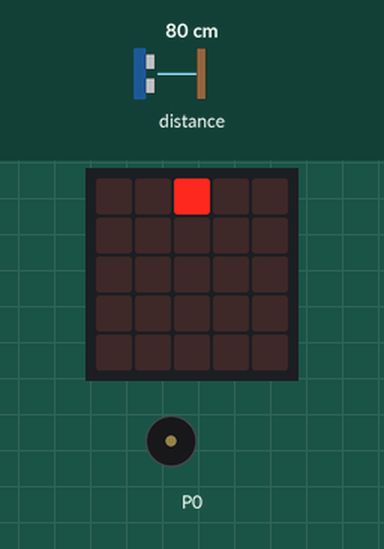
Simulated run of this program. Board: BBC micro:bit (MakeCode). On the bench: the board's 5×5 LED display, buzzer (waves = sounding). The test bench sets the inputs (shaded band); at power-on: distance to the obstacle 80 cm.

Above: at 0.1 s.
At 3.9 s:
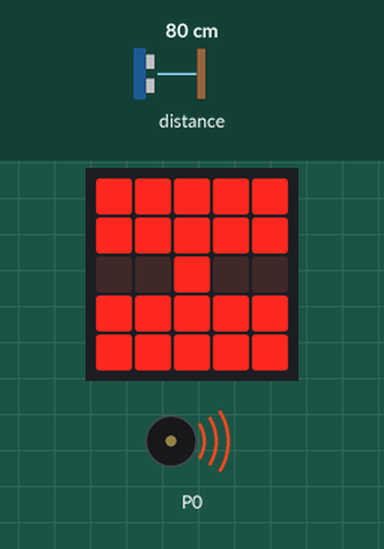
4.5 s: distance to the obstacle set to 95 cm
6.2 s: distance to the obstacle set to 104 cm
At 6.29 s:
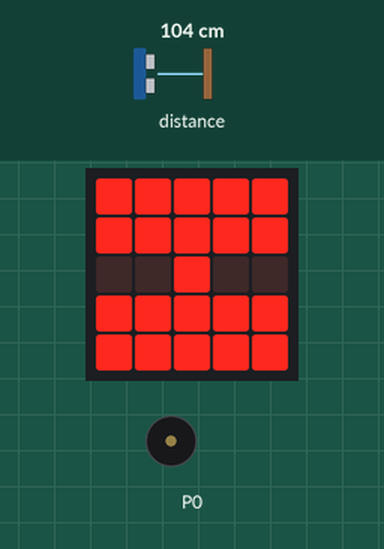
Timing chart, 0 to 14.4 s (numbered marks = the images above; inputs shaded):
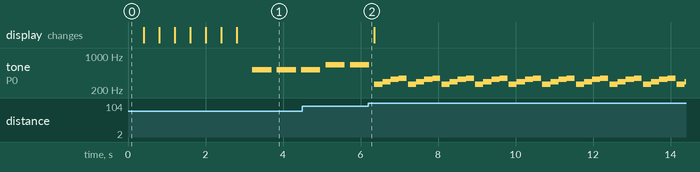

The program:

main.ts
```typescript
/**
 * HECTOR MORENO
 *
 * S2A
 */
let distancia = 0
basic.showLeds(`
    . . # . .
    . . . . .
    . . . . .
    . . . . .
    . . . . .
    `)
basic.showLeds(`
    . # # # .
    . . # . .
    . . . . .
    . . . . .
    . . . . .
    `)
basic.showLeds(`
    . # # # .
    . # # # .
    . . # . .
    . . . . .
    . . . . .
    `)
basic.showLeds(`
    . # # # .
    . # # # .
    . # # # .
    . . # . .
    . . . . .
    `)
basic.showLeds(`
    # . . . #
    . # # # .
    . # # # .
    . # # # .
    . . # . .
    `)
basic.showLeds(`
    . . . . .
    # . . . #
    # # # # #
    . # # # .
    . # # # .
    `)
basic.showLeds(`
    # . # . #
    . # # # .
    # # # # #
    . # # # .
    # . # . #
    `)
basic.showLeds(`
    # # # # #
    # # # # #
    . . # . .
    # # # # #
    # # # # #
    `)
basic.forever(function () {
    distancia = sonar.ping(
    DigitalPin.P2,
    DigitalPin.P1,
    PingUnit.Centimeters
    )
    if (distancia != 0) {
        if (distancia <= 10) {
            music.playTone(262, music.beat(BeatFraction.Whole))
            basic.pause(100)
        } else if (distancia <= 20) {
            music.playTone(294, music.beat(BeatFraction.Whole))
            basic.pause(100)
        } else if (distancia <= 30) {
            music.playTone(330, music.beat(BeatFraction.Whole))
            basic.pause(100)
        } else if (distancia <= 40) {
            music.playTone(349, music.beat(BeatFraction.Whole))
            basic.pause(100)
        } else if (distancia <= 50) {
            music.playTone(392, music.beat(BeatFraction.Whole))
            basic.pause(100)
        } else if (distancia <= 60) {
            music.playTone(440, music.beat(BeatFraction.Whole))
            basic.pause(100)
        } else if (distancia <= 70) {
            music.playTone(494, music.beat(BeatFraction.Whole))
            basic.pause(100)
        } else if (distancia <= 80) {
            music.playTone(523, music.beat(BeatFraction.Whole))
            basic.pause(100)
        } else if (distancia <= 90) {
            music.playTone(587, music.beat(BeatFraction.Whole))
            basic.pause(100)
        } else if (distancia <= 100) {
            music.playTone(659, music.beat(BeatFraction.Whole))
            basic.pause(100)
        } else if (false) {

        } else {
            basic.clearScreen()
            music.playMelody("C C D D E E F F ", 600)
        }
    }
})
```

test.ts
```typescript
// aquí va el archivo "tests"; esto no se compilará cuando este paquete se utilice como una extensión.
```

Measured:
- the behaviour switches between 100 and 101 cm on distance to the obstacle (found by bisection; images 1 and 2)
- by itself, tone on P0: repeats every 0.87 s: 262 Hz 0.21 s, 294 Hz 0.21 s, 330 Hz 0.21 s, 349 Hz 0.21 s, silent 0.03 s
